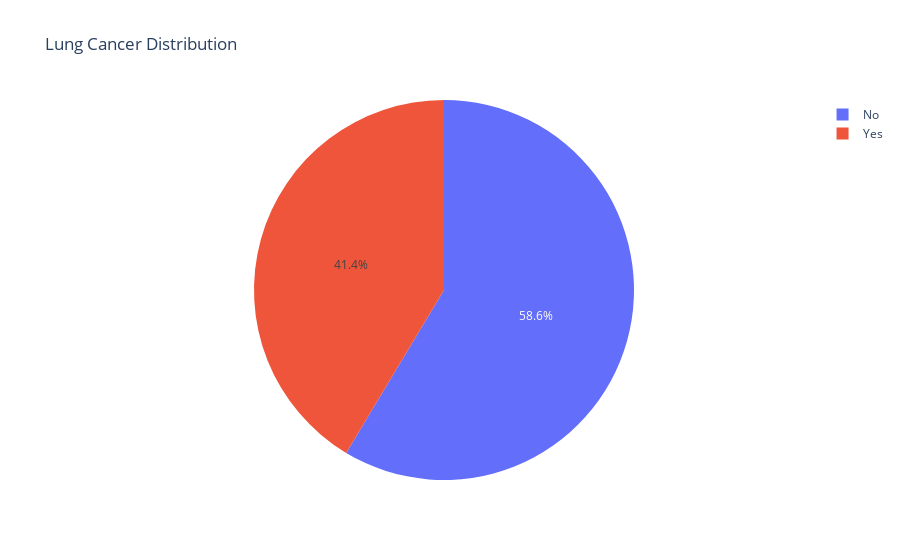

Notebook code cell kept with this figure:
### Code cell
# Plotly Pie Chart for Lung Cancer Distribution
fig2 = px.pie(df2, names='LUNG_CANCER', title='Lung Cancer Distribution')
fig2.show()

### Figure 1 — Plotly figure (JSON) as saved in the notebook; plotly's stock layout.template omitted (floating-point values rounded to 4 significant figures; data arrays with more than 128 entries replaced by an {"elided": "..."} marker saying what was removed)
{"data": [{"domain": {"x": [0, 1], "y": [0, 1]}, "hovertemplate": "LUNG_CANCER=%{label}<extra></extra>", "labels": {"elided": "575 str values"}, "legendgroup": "", "name": "", "showlegend": true, "type": "pie"}], "layout": {"legend": {"tracegroupgap": 0}, "title": {"text": "Lung Cancer Distribution"}}}
